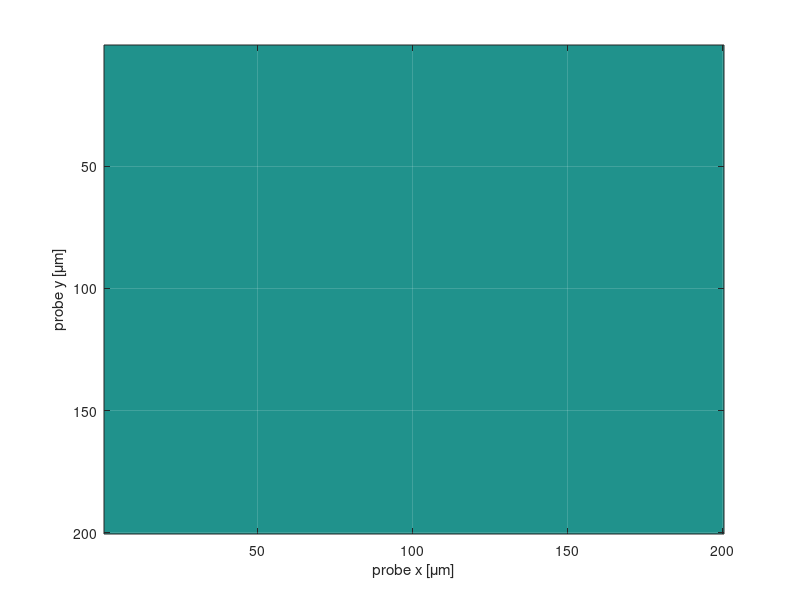

Recreate this plot in MATLAB. (Note: this script raises an error after producing the figure.)
% 
% x=zeros(70,30)
% x(round(xcoords),round(ycoords))=chanMap'
% 
% for i=1:32
%     x(round(ycoords(i)),round(xcoords(i)))=chanMap(i)
% 
% end

figure
map=zeros(200);
imagesc(map);
hold on
grid on
set(gca,'GridColor',[1 1 1])
xlabel('probe x [\mum]','interpreter','Tex')
ylabel('probe y [\mum]','interpreter','Tex')

i=1;
j=1;
while i==1
    [xcoords(j),ycoords(j)]=ginput(1);
    xcoords=round(xcoords,-1);
    ycoords=round(ycoords,-1);
    map(ycoords(j),xcoords(j))=1;
    imagesc(map);
    j=j+1;
end



